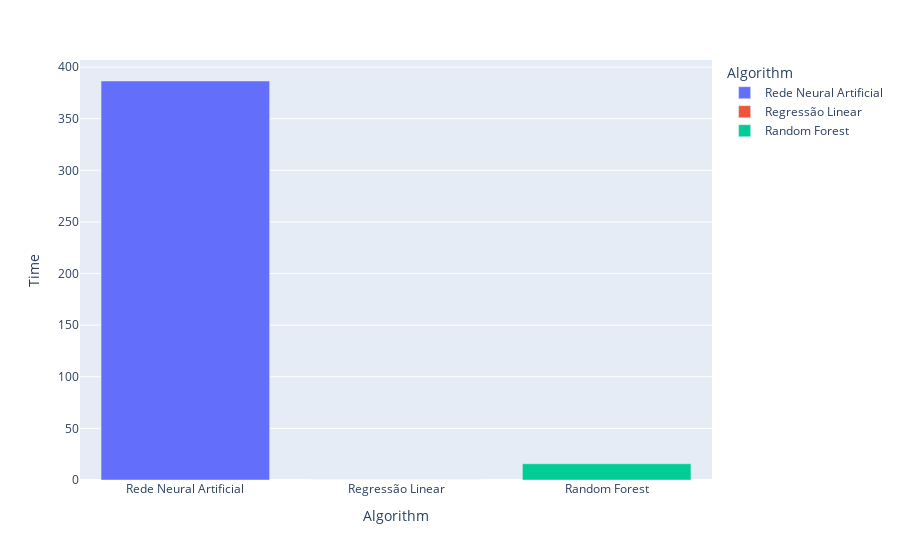

This figure's notebook cell:
### Markdown cell above
### Tempo de execução

Essa métrica é o tempo total de treinamento e avaliação de cada Algoritmo avaliado

### Code cell
metrics_df = pd.DataFrame(data=[
    ['Rede Neural Artificial', np.mean(mlp_times)],
    ['Regressão Linear', np.mean(rl_times)],
    ['Random Forest', np.mean(rf_times)]
  ],
  columns=['Algorithm', 'Time']
)
fig = px.bar(metrics_df, x='Algorithm', y='Time', color='Algorithm')
fig.show()

### Figure 1 — Plotly figure (JSON) as saved in the notebook; plotly's stock layout.template omitted (floating-point values rounded to 4 significant figures)
{"data": [{"alignmentgroup": "True", "hovertemplate": "Algorithm=%{x}<br>Time=%{y}<extra></extra>", "legendgroup": "Rede Neural Artificial", "marker": {"color": "#636efa", "pattern": {"shape": ""}}, "name": "Rede Neural Artificial", "offsetgroup": "Rede Neural Artificial", "orientation": "v", "showlegend": true, "textposition": "auto", "type": "bar", "x": ["Rede Neural Artificial"], "xaxis": "x", "y": [386.5], "yaxis": "y"}, {"alignmentgroup": "True", "hovertemplate": "Algorithm=%{x}<br>Time=%{y}<extra></extra>", "legendgroup": "Regressão Linear", "marker": {"color": "#EF553B", "pattern": {"shape": ""}}, "name": "Regressão Linear", "offsetgroup": "Regressão Linear", "orientation": "v", "showlegend": true, "textposition": "auto", "type": "bar", "x": ["Regressão Linear"], "xaxis": "x", "y": [0.0178], "yaxis": "y"}, {"alignmentgroup": "True", "hovertemplate": "Algorithm=%{x}<br>Time=%{y}<extra></extra>", "legendgroup": "Random Forest", "marker": {"color": "#00cc96", "pattern": {"shape": ""}}, "name": "Random Forest", "offsetgroup": "Random Forest", "orientation": "v", "showlegend": true, "textposition": "auto", "type": "bar", "x": ["Random Forest"], "xaxis": "x", "y": [15.75], "yaxis": "y"}], "layout": {"barmode": "relative", "legend": {"title": {"text": "Algorithm"}, "tracegroupgap": 0}, "margin": {"t": 60}, "xaxis": {"anchor": "y", "categoryarray": ["Rede Neural Artificial", "Regressão Linear", "Random Forest"], "categoryorder": "array", "domain": [0, 1], "title": {"text": "Algorithm"}}, "yaxis": {"anchor": "x", "domain": [0, 1], "title": {"text": "Time"}}}}
